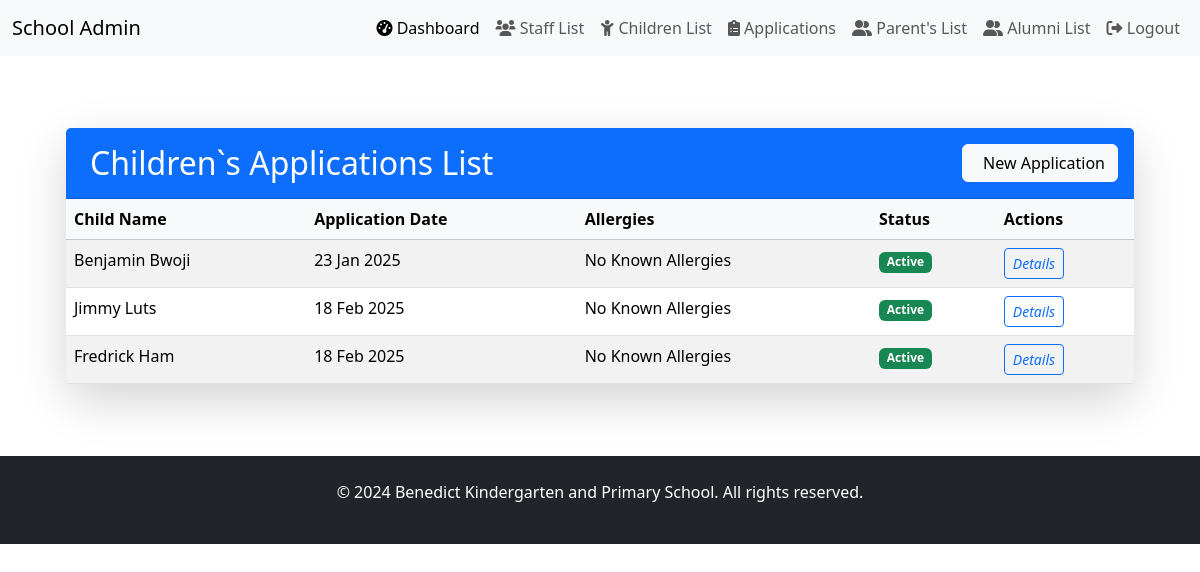
The page /benedict_school/applications/ (signed in) on the database its author committed.
### benedict_school/models.py (models this page shows, shortened)
class PupilApplication(models.Model):
    child = models.OneToOneField(
        Child,
        on_delete=models.CASCADE,
        related_name="application"
    )
    application_date = models.DateField(auto_now_add=True)
    documents = models.FileField(
        upload_to="applications/",
        null=True,
        blank=True,
        validators=[FileExtensionValidator(['pdf', 'doc', 'docx'])],
        verbose_name="Application Documents"
    )
    ALLERGY_CHOICES = [
        ('none', 'No Known Allergies'),
        ('food', 'Food Allergy'),
        ('medication', 'Medication Allergy'),
        ('environmental', 'Environmental Allergy'),
        ('other', 'Other')
    ]
    allergies = models.CharField(
        max_length=20,
        choices=ALLERGY_CHOICES,
        default='none'
    )
    allergy_details = models.TextField(null=True, blank=True)
    medical_conditions = models.TextField(
        null=True,
        blank=True,
        help_text="List any existing medical conditions"
    )
    emergency_contact_name = models.CharField(max_length=100, default='')
    emergency_contact_phone = models.CharField(max_length=15, default='')
    special_needs = models.TextField(
        null=True,
        blank=True,
        help_text="Describe any special needs or accommodations required"
    )
    previous_school = models.CharField(
        max_length=100,
        null=True,
        blank=True,
        help_text="Name of the previous school attended"
    )
    notes = models.TextField(
        null=True,
        blank=True,
        help_text="Additional notes or comments"
    )

class Child(models.Model):
    parent = models.ForeignKey(
        Parent,
        on_delete=models.CASCADE,
        related_name="children"
    )
    full_name = models.CharField(max_length=100)
    date_of_birth = models.DateField()
    sex = models.CharField(
        max_length=10,
        choices=[("male", "Male"), ("female", "Female")],
        default="male"
    )
    study_class = models.CharField(
        max_length=20,
        choices=[
            ("baby_class", "Baby Class"),
            ("middle_class", "Middle class"),
            ("top_class", "Top class"),
            ("primary_one", "Primary one"),
            ("primary_two", "Primary two"),
            ("primary_three", "Primary three"),
            ("primary_four", "Primary four"),
            ("primary_five", "Primary five"),
            ("primary_six", "Primary six")
        ],
        default="primary_one",
    )
    profile_image = models.ImageField(upload_to="child_images/", null=True, blank=True)
    STATUS_CHOICES = [
        ('active', 'Active'),
        ('alumni', 'Alumni'),
    ]
    status = models.CharField(
        max_length=20,
        choices=STATUS_CHOICES,
        default='active'
    )
    alumni_date = models.DateField(null=True, blank=True)
    reason_for_leaving = models.TextField(blank=True, null=True)

### benedict_school/views.py (the view)
# urls.py: path('applications/', views.application_list, name='application-list'),
@user_passes_test(is_admin, login_url='/admin-login/')
def application_list(request):
    applications = PupilApplication.objects.select_related('child').all()
    return render(request, 'application_list.html', {'applications': applications})
    paginator = Paginator(queryset, 10)
    page = request.GET.get('page')
    staff_members = paginator.get_page(page)

### benedict_school/context_processors.py (called while the page is built)
def google_maps_api_key(request):
    return {'GOOGLE_MAPS_API_KEY': getattr(settings, 'GOOGLE_MAPS_API_KEY', '')}

### benedict_school/views.py (called while the page is built)
def is_admin(user):
    return user.is_authenticated and user.is_staff  # Checks if user is admin

### benedict_school/templates/application_list.html (shortened to what this page needs)
{% extends "admin_base.html" %}
{% load static %}
{% load django_bootstrap5 %}
{% block content %}
<div class="container-fluid px-4 py-5">
    <div class="row">
        <div class="col-12">
            <div class="card shadow-lg border-0 rounded-4">
                <div class="card-header bg-primary text-white py-3 d-flex justify-content-between align-items-center">
                    <h2 class="mb-0">
                        Children`s Applications List
                    </h2>
                    <a href="{% url 'parent-create' %}" class="btn btn-light">
                        New Application
                    </a>
                </div>
                <div class="card-body p-0">
                    {% if applications %}
                    <div class="table-responsive">
                        <table class="table table-striped table-hover mb-0">
                            <thead class="table-light">
                                <tr>
                                    <th>Child Name</th>
                                    <th>Application Date</th>
                                    <th>Allergies</th>
                                    <th>Status</th>
                                    <th>Actions</th>
                                </tr>
                            </thead>
                            <tbody>
                                {% for application in applications %}
                                <tr>
                                    <td>{{ application.child.full_name }}</td>
                                    <td>{{ application.application_date|date:"d M Y" }}</td>
                                    <td>{{ application.get_allergies_display }}</td>
                                    <td>
                                        <span class="badge
                                            {% if application.child.status == 'active' %}
                                                bg-success
                                            {% else %}
                                                bg-secondary
                                            {% endif %}
                                        ">
                                            {{ application.child.status|title }}
                                        </span>
                                    </td>
                                    <td>
                                        <div class="btn-group" role="group">
                                            <a href="{% url 'application-detail' application.pk %}" class="btn btn-sm btn-outline-primary">
                                                <i class="bi bi-eye">Details</i>
                                            </a>
                                        </div>
                                    </td>
                                </tr>
                                {% endfor %}
                            </tbody>
                        </table>
                    </div>
                    {% else %}
                    <div class="text-center py-5">
                        <i class="bi bi-file-earmark-text display-4 text-muted mb-3"></i>
                        <p class="lead text-muted">No applications found</p>
                    </div>
                    {% endif %}
                </div>
            </div>
        </div>
    </div>
</div>
{% endblock %}

### rows shown on the page
PupilApplication: child.full_name "Benjamin Bwoji", application_date "23 Jan 2025", allergies "No Known Allergies", child.status "Active"
PupilApplication: child.full_name "Jimmy Luts", application_date "18 Feb 2025", allergies "No Known Allergies", child.status "Active"
PupilApplication: child.full_name "Fredrick Ham", application_date "18 Feb 2025", allergies "No Known Allergies", child.status "Active"
